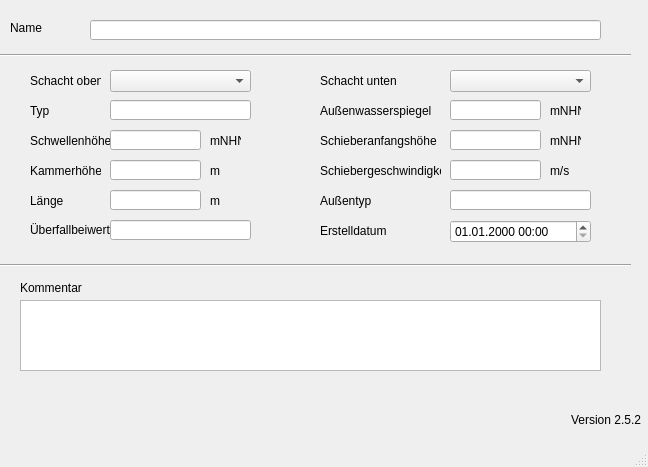
<?xml version="1.0" encoding="UTF-8"?>
<ui version="4.0">
 <class>MainWindow</class>
 <widget class="QMainWindow" name="MainWindow">
  <property name="geometry">
   <rect>
    <x>0</x>
    <y>0</y>
    <width>648</width>
    <height>467</height>
   </rect>
  </property>
  <property name="windowTitle">
   <string>MainWindow</string>
  </property>
  <widget class="QWidget" name="centralwidget">
   <widget class="QLabel" name="label">
    <property name="geometry">
     <rect>
      <x>10</x>
      <y>20</y>
      <width>46</width>
      <height>16</height>
     </rect>
    </property>
    <property name="text">
     <string>Name</string>
    </property>
   </widget>
   <widget class="QLabel" name="label_54">
    <property name="geometry">
     <rect>
      <x>30</x>
      <y>100</y>
      <width>71</width>
      <height>21</height>
     </rect>
    </property>
    <property name="text">
     <string>Typ</string>
    </property>
   </widget>
   <widget class="QLabel" name="label_61">
    <property name="geometry">
     <rect>
      <x>30</x>
      <y>220</y>
      <width>81</width>
      <height>20</height>
     </rect>
    </property>
    <property name="text">
     <string>Überfallbeiwert</string>
    </property>
   </widget>
   <widget class="QLabel" name="label_51">
    <property name="geometry">
     <rect>
      <x>320</x>
      <y>100</y>
      <width>121</width>
      <height>21</height>
     </rect>
    </property>
    <property name="text">
     <string>Außenwasserspiegel</string>
    </property>
   </widget>
   <widget class="QLabel" name="label_7">
    <property name="geometry">
     <rect>
      <x>30</x>
      <y>160</y>
      <width>71</width>
      <height>21</height>
     </rect>
    </property>
    <property name="text">
     <string>Kammerhöhe</string>
    </property>
   </widget>
   <widget class="QLabel" name="label_10">
    <property name="geometry">
     <rect>
      <x>320</x>
      <y>130</y>
      <width>121</width>
      <height>21</height>
     </rect>
    </property>
    <property name="text">
     <string>Schieberanfangshöhe</string>
    </property>
   </widget>
   <widget class="QLabel" name="label_11">
    <property name="geometry">
     <rect>
      <x>320</x>
      <y>190</y>
      <width>91</width>
      <height>21</height>
     </rect>
    </property>
    <property name="text">
     <string>Außentyp</string>
    </property>
   </widget>
   <widget class="QLabel" name="label_6">
    <property name="geometry">
     <rect>
      <x>30</x>
      <y>130</y>
      <width>81</width>
      <height>21</height>
     </rect>
    </property>
    <property name="text">
     <string>Schwellenhöhe</string>
    </property>
   </widget>
   <widget class="QLabel" name="label_17">
    <property name="geometry">
     <rect>
      <x>30</x>
      <y>190</y>
      <width>61</width>
      <height>21</height>
     </rect>
    </property>
    <property name="text">
     <string>Länge</string>
    </property>
   </widget>
   <widget class="QLabel" name="label_12">
    <property name="geometry">
     <rect>
      <x>320</x>
      <y>160</y>
      <width>121</width>
      <height>21</height>
     </rect>
    </property>
    <property name="text">
     <string>Schiebergeschwindigkeit</string>
    </property>
   </widget>
   <widget class="QLabel" name="label_3">
    <property name="geometry">
     <rect>
      <x>30</x>
      <y>70</y>
      <width>71</width>
      <height>21</height>
     </rect>
    </property>
    <property name="text">
     <string>Schacht oben</string>
    </property>
   </widget>
   <widget class="QLabel" name="label_9">
    <property name="geometry">
     <rect>
      <x>320</x>
      <y>70</y>
      <width>81</width>
      <height>21</height>
     </rect>
    </property>
    <property name="text">
     <string>Schacht unten</string>
    </property>
   </widget>
   <widget class="QLabel" name="label_70">
    <property name="geometry">
     <rect>
      <x>320</x>
      <y>220</y>
      <width>71</width>
      <height>21</height>
     </rect>
    </property>
    <property name="text">
     <string>Erstelldatum</string>
    </property>
   </widget>
   <widget class="Line" name="line">
    <property name="geometry">
     <rect>
      <x>0</x>
      <y>40</y>
      <width>631</width>
      <height>31</height>
     </rect>
    </property>
    <property name="orientation">
     <enum>Qt::Horizontal</enum>
    </property>
   </widget>
   <widget class="Line" name="line_2">
    <property name="geometry">
     <rect>
      <x>0</x>
      <y>250</y>
      <width>631</width>
      <height>31</height>
     </rect>
    </property>
    <property name="orientation">
     <enum>Qt::Horizontal</enum>
    </property>
   </widget>
   <widget class="QLabel" name="label_14">
    <property name="geometry">
     <rect>
      <x>20</x>
      <y>280</y>
      <width>81</width>
      <height>16</height>
     </rect>
    </property>
    <property name="text">
     <string>Kommentar</string>
    </property>
   </widget>
   <widget class="QLineEdit" name="wnam">
    <property name="geometry">
     <rect>
      <x>90</x>
      <y>20</y>
      <width>511</width>
      <height>20</height>
     </rect>
    </property>
   </widget>
   <widget class="QComboBox" name="schoben">
    <property name="geometry">
     <rect>
      <x>110</x>
      <y>70</y>
      <width>141</width>
      <height>22</height>
     </rect>
    </property>
   </widget>
   <widget class="QLineEdit" name="schwellenhoehe">
    <property name="geometry">
     <rect>
      <x>110</x>
      <y>130</y>
      <width>91</width>
      <height>20</height>
     </rect>
    </property>
   </widget>
   <widget class="QLineEdit" name="kammerhoehe">
    <property name="geometry">
     <rect>
      <x>110</x>
      <y>160</y>
      <width>91</width>
      <height>20</height>
     </rect>
    </property>
   </widget>
   <widget class="QLineEdit" name="laenge">
    <property name="geometry">
     <rect>
      <x>110</x>
      <y>190</y>
      <width>91</width>
      <height>20</height>
     </rect>
    </property>
   </widget>
   <widget class="QLineEdit" name="uebeiwert">
    <property name="geometry">
     <rect>
      <x>110</x>
      <y>220</y>
      <width>141</width>
      <height>20</height>
     </rect>
    </property>
   </widget>
   <widget class="QComboBox" name="schunten">
    <property name="geometry">
     <rect>
      <x>450</x>
      <y>70</y>
      <width>141</width>
      <height>22</height>
     </rect>
    </property>
   </widget>
   <widget class="QLineEdit" name="schieberhanf">
    <property name="geometry">
     <rect>
      <x>450</x>
      <y>130</y>
      <width>91</width>
      <height>20</height>
     </rect>
    </property>
   </widget>
   <widget class="QLineEdit" name="schiebergeschw">
    <property name="geometry">
     <rect>
      <x>450</x>
      <y>160</y>
      <width>91</width>
      <height>20</height>
     </rect>
    </property>
   </widget>
   <widget class="QLineEdit" name="aussenwsp">
    <property name="geometry">
     <rect>
      <x>450</x>
      <y>100</y>
      <width>91</width>
      <height>20</height>
     </rect>
    </property>
   </widget>
   <widget class="QLineEdit" name="aussentyp">
    <property name="geometry">
     <rect>
      <x>450</x>
      <y>190</y>
      <width>141</width>
      <height>20</height>
     </rect>
    </property>
   </widget>
   <widget class="QTextEdit" name="kommentar">
    <property name="geometry">
     <rect>
      <x>20</x>
      <y>300</y>
      <width>581</width>
      <height>71</height>
     </rect>
    </property>
   </widget>
   <widget class="QLineEdit" name="wehrtyp">
    <property name="geometry">
     <rect>
      <x>110</x>
      <y>100</y>
      <width>141</width>
      <height>20</height>
     </rect>
    </property>
   </widget>
   <widget class="QLabel" name="lb_version">
    <property name="geometry">
     <rect>
      <x>570</x>
      <y>410</y>
      <width>71</width>
      <height>20</height>
     </rect>
    </property>
    <property name="toolTip">
     <string>Version QKan Import</string>
    </property>
    <property name="text">
     <string>Version 2.5.2</string>
    </property>
    <property name="alignment">
     <set>Qt::AlignRight|Qt::AlignTrailing|Qt::AlignVCenter</set>
    </property>
   </widget>
   <widget class="QgsDateTimeEdit" name="createdat">
    <property name="geometry">
     <rect>
      <x>450</x>
      <y>220</y>
      <width>141</width>
      <height>23</height>
     </rect>
    </property>
    <property name="currentSection">
     <enum>QDateTimeEdit::DaySection</enum>
    </property>
    <property name="displayFormat">
     <string>dd.MM.yyyy HH:mm</string>
    </property>
   </widget>
   <widget class="QLabel" name="label_2">
    <property name="geometry">
     <rect>
      <x>210</x>
      <y>130</y>
      <width>31</width>
      <height>21</height>
     </rect>
    </property>
    <property name="text">
     <string>mNHN</string>
    </property>
   </widget>
   <widget class="QLabel" name="label_4">
    <property name="geometry">
     <rect>
      <x>210</x>
      <y>160</y>
      <width>31</width>
      <height>21</height>
     </rect>
    </property>
    <property name="text">
     <string>m</string>
    </property>
   </widget>
   <widget class="QLabel" name="label_5">
    <property name="geometry">
     <rect>
      <x>210</x>
      <y>190</y>
      <width>31</width>
      <height>21</height>
     </rect>
    </property>
    <property name="text">
     <string>m</string>
    </property>
   </widget>
   <widget class="QLabel" name="label_8">
    <property name="geometry">
     <rect>
      <x>550</x>
      <y>100</y>
      <width>31</width>
      <height>21</height>
     </rect>
    </property>
    <property name="text">
     <string>mNHN</string>
    </property>
   </widget>
   <widget class="QLabel" name="label_13">
    <property name="geometry">
     <rect>
      <x>550</x>
      <y>130</y>
      <width>31</width>
      <height>21</height>
     </rect>
    </property>
    <property name="text">
     <string>mNHN</string>
    </property>
   </widget>
   <widget class="QLabel" name="label_15">
    <property name="geometry">
     <rect>
      <x>550</x>
      <y>160</y>
      <width>31</width>
      <height>21</height>
     </rect>
    </property>
    <property name="text">
     <string>m/s</string>
    </property>
   </widget>
  </widget>
  <widget class="QMenuBar" name="menubar">
   <property name="geometry">
    <rect>
     <x>0</x>
     <y>0</y>
     <width>648</width>
     <height>21</height>
    </rect>
   </property>
  </widget>
  <widget class="QStatusBar" name="statusbar"/>
 </widget>
 <customwidgets>
  <customwidget>
   <class>QgsDateTimeEdit</class>
   <extends>QDateTimeEdit</extends>
   <header>qgsdatetimeedit.h</header>
  </customwidget>
 </customwidgets>
 <tabstops>
  <tabstop>wnam</tabstop>
  <tabstop>schoben</tabstop>
  <tabstop>schunten</tabstop>
  <tabstop>wehrtyp</tabstop>
  <tabstop>schwellenhoehe</tabstop>
  <tabstop>kammerhoehe</tabstop>
  <tabstop>laenge</tabstop>
  <tabstop>uebeiwert</tabstop>
  <tabstop>aussenwsp</tabstop>
  <tabstop>schieberhanf</tabstop>
  <tabstop>schiebergeschw</tabstop>
  <tabstop>aussentyp</tabstop>
  <tabstop>kommentar</tabstop>
 </tabstops>
 <resources/>
 <connections/>
</ui>
